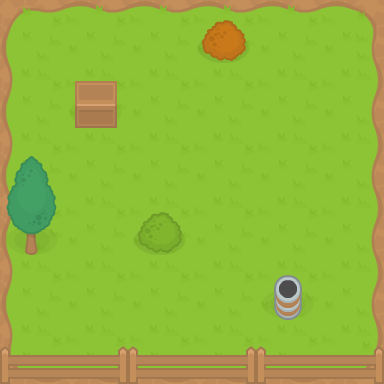

This is a level from a 2D game, rendered from its Tiled map with the project's own tilesets. A one-line summary and the complete map file follow:
An orthogonal 6x6 tile map with 64x64 px tiles, 3 tile layers (Background, Foreground_1, Foreground_2) and 1 object (box).

<map version="1.0" orientation="orthogonal" renderorder="right-down" width="6" height="6" tilewidth="64" tileheight="64" nextobjectid="6">
 <tileset firstgid="1" name="rpgtileset" tilewidth="64" tileheight="64" tilecount="260" columns="20">
  <image source="RPGpack_sheet.png" width="1280" height="832" />
 </tileset>
 <layer name="Background" width="6" height="6">
  <data>
   <tile gid="1" />
   <tile gid="2" />
   <tile gid="2" />
   <tile gid="2" />
   <tile gid="2" />
   <tile gid="3" />
   <tile gid="21" />
   <tile gid="22" />
   <tile gid="22" />
   <tile gid="22" />
   <tile gid="22" />
   <tile gid="23" />
   <tile gid="21" />
   <tile gid="22" />
   <tile gid="22" />
   <tile gid="22" />
   <tile gid="22" />
   <tile gid="23" />
   <tile gid="21" />
   <tile gid="22" />
   <tile gid="22" />
   <tile gid="22" />
   <tile gid="22" />
   <tile gid="23" />
   <tile gid="21" />
   <tile gid="22" />
   <tile gid="22" />
   <tile gid="22" />
   <tile gid="22" />
   <tile gid="23" />
   <tile gid="41" />
   <tile gid="42" />
   <tile gid="42" />
   <tile gid="42" />
   <tile gid="42" />
   <tile gid="43" />
  </data>
 </layer>
 <layer name="Foreground_1" width="6" height="6">
  <data>
   <tile gid="0" />
   <tile gid="0" />
   <tile gid="0" />
   <tile gid="36" />
   <tile gid="0" />
   <tile gid="0" />
   <tile gid="0" />
   <tile gid="36" />
   <tile gid="0" />
   <tile gid="0" />
   <tile gid="0" />
   <tile gid="0" />
   <tile gid="0" />
   <tile gid="0" />
   <tile gid="0" />
   <tile gid="0" />
   <tile gid="0" />
   <tile gid="0" />
   <tile gid="36" />
   <tile gid="0" />
   <tile gid="36" />
   <tile gid="0" />
   <tile gid="0" />
   <tile gid="0" />
   <tile gid="0" />
   <tile gid="0" />
   <tile gid="0" />
   <tile gid="0" />
   <tile gid="36" />
   <tile gid="0" />
   <tile gid="228" />
   <tile gid="208" />
   <tile gid="228" />
   <tile gid="208" />
   <tile gid="228" />
   <tile gid="208" />
  </data>
 </layer>
 <layer name="Foreground_2" width="6" height="6">
  <data>
   <tile gid="0" />
   <tile gid="0" />
   <tile gid="0" />
   <tile gid="183" />
   <tile gid="0" />
   <tile gid="0" />
   <tile gid="0" />
   <tile gid="189" />
   <tile gid="0" />
   <tile gid="0" />
   <tile gid="0" />
   <tile gid="0" />
   <tile gid="206" />
   <tile gid="0" />
   <tile gid="0" />
   <tile gid="0" />
   <tile gid="0" />
   <tile gid="0" />
   <tile gid="226" />
   <tile gid="0" />
   <tile gid="181" />
   <tile gid="0" />
   <tile gid="0" />
   <tile gid="0" />
   <tile gid="0" />
   <tile gid="0" />
   <tile gid="0" />
   <tile gid="0" />
   <tile gid="250" />
   <tile gid="0" />
   <tile gid="0" />
   <tile gid="0" />
   <tile gid="0" />
   <tile gid="0" />
   <tile gid="0" />
   <tile gid="0" />
  </data>
 </layer>
 <objectgroup name="Object Layer 1">
  <object id="5" name="box" gid="189" x="192" y="192" width="64" height="64" />
 </objectgroup>
</map>